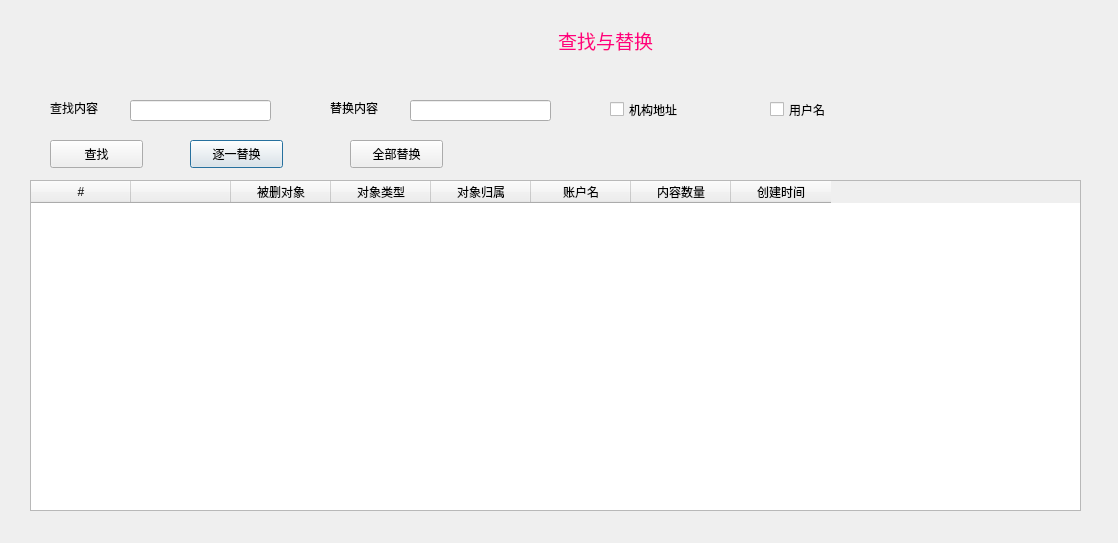
<?xml version="1.0" encoding="UTF-8"?>
<ui version="4.0">
 <class>Dialog</class>
 <widget class="QDialog" name="Dialog">
  <property name="geometry">
   <rect>
    <x>0</x>
    <y>0</y>
    <width>1118</width>
    <height>543</height>
   </rect>
  </property>
  <property name="windowTitle">
   <string>Dialog</string>
  </property>
  <widget class="QLabel" name="ProjectName">
   <property name="geometry">
    <rect>
     <x>100</x>
     <y>20</y>
     <width>1011</width>
     <height>41</height>
    </rect>
   </property>
   <property name="text">
    <string>&lt;html&gt;&lt;head/&gt;&lt;body&gt;&lt;p align=&quot;center&quot;&gt;&lt;span style=&quot; font-size:14pt; color:#ff007f;&quot;&gt;查找与替换&lt;/span&gt;&lt;/p&gt;&lt;/body&gt;&lt;/html&gt;</string>
   </property>
  </widget>
  <widget class="QLabel" name="findWhat">
   <property name="geometry">
    <rect>
     <x>50</x>
     <y>100</y>
     <width>61</width>
     <height>16</height>
    </rect>
   </property>
   <property name="text">
    <string>查找内容</string>
   </property>
  </widget>
  <widget class="QLineEdit" name="inputFindwhat">
   <property name="geometry">
    <rect>
     <x>130</x>
     <y>100</y>
     <width>141</width>
     <height>21</height>
    </rect>
   </property>
  </widget>
  <widget class="QLabel" name="replaceWhat">
   <property name="geometry">
    <rect>
     <x>330</x>
     <y>100</y>
     <width>61</width>
     <height>16</height>
    </rect>
   </property>
   <property name="text">
    <string>替换内容</string>
   </property>
  </widget>
  <widget class="QLineEdit" name="inputReplacewhat">
   <property name="geometry">
    <rect>
     <x>410</x>
     <y>100</y>
     <width>141</width>
     <height>21</height>
    </rect>
   </property>
  </widget>
  <widget class="QCheckBox" name="address">
   <property name="geometry">
    <rect>
     <x>610</x>
     <y>100</y>
     <width>91</width>
     <height>19</height>
    </rect>
   </property>
   <property name="text">
    <string>机构地址</string>
   </property>
  </widget>
  <widget class="QCheckBox" name="userName">
   <property name="geometry">
    <rect>
     <x>770</x>
     <y>100</y>
     <width>91</width>
     <height>19</height>
    </rect>
   </property>
   <property name="text">
    <string>用户名</string>
   </property>
  </widget>
  <widget class="QPushButton" name="replaceOne">
   <property name="geometry">
    <rect>
     <x>190</x>
     <y>140</y>
     <width>93</width>
     <height>28</height>
    </rect>
   </property>
   <property name="text">
    <string>逐一替换</string>
   </property>
  </widget>
  <widget class="QPushButton" name="replaceAll">
   <property name="geometry">
    <rect>
     <x>350</x>
     <y>140</y>
     <width>93</width>
     <height>28</height>
    </rect>
   </property>
   <property name="text">
    <string>全部替换</string>
   </property>
  </widget>
  <widget class="QPushButton" name="Search">
   <property name="geometry">
    <rect>
     <x>50</x>
     <y>140</y>
     <width>93</width>
     <height>28</height>
    </rect>
   </property>
   <property name="text">
    <string>查找</string>
   </property>
  </widget>
  <widget class="QTableWidget" name="recyclestation">
   <property name="geometry">
    <rect>
     <x>30</x>
     <y>180</y>
     <width>1051</width>
     <height>331</height>
    </rect>
   </property>
   <property name="inputMethodHints">
    <set>Qt::ImhDialableCharactersOnly</set>
   </property>
   <column>
    <property name="text">
     <string>#</string>
    </property>
   </column>
   <column>
    <property name="text">
     <string/>
    </property>
   </column>
   <column>
    <property name="text">
     <string>被删对象</string>
    </property>
   </column>
   <column>
    <property name="text">
     <string>对象类型</string>
    </property>
   </column>
   <column>
    <property name="text">
     <string>对象归属</string>
    </property>
   </column>
   <column>
    <property name="text">
     <string>账户名</string>
    </property>
   </column>
   <column>
    <property name="text">
     <string>内容数量</string>
    </property>
   </column>
   <column>
    <property name="text">
     <string>创建时间</string>
    </property>
   </column>
  </widget>
 </widget>
 <resources/>
 <connections/>
</ui>
